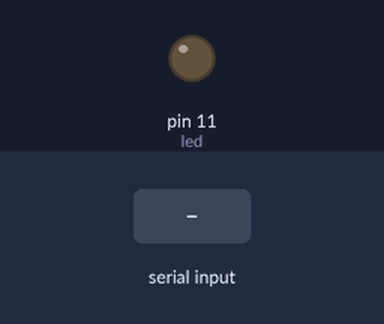
A sketch run on a simulated Arduino Uno, built with avr-gcc and run on an emulated ATmega328P. Shown: output pins drawn as LEDs (lit = HIGH). Inputs (shaded band) come from the test bench. What the sketch prints to the serial monitor is not drawn.

Above: at 1.2 s.
1.3 s: "90,45\n" received over Serial
At 1.6 s:
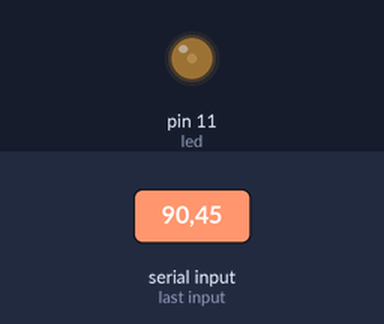
2.8 s: "30,150\n" received over Serial
At 4.0 s:
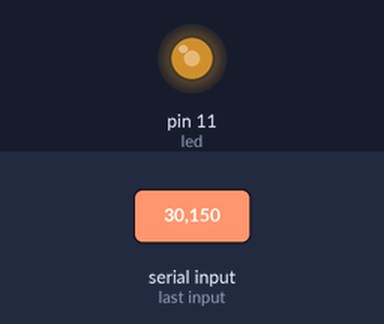
4.3 s: "90\n" received over Serial
At 5.0 s:
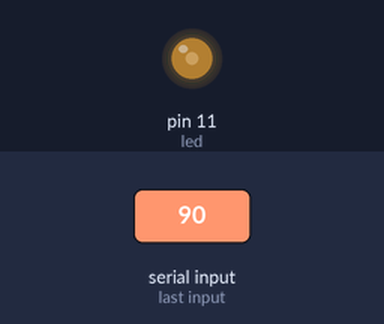
5.8 s: "200\n" received over Serial
At 6.2 s:
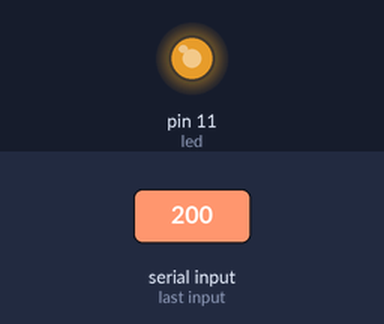
Timing chart, 0 to 8.3 s (numbered marks = the images above; inputs shaded):
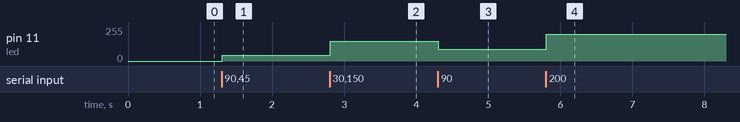

Measured:
- after the input at 1.3 s, pin 11 (led): 0/255 → 45/255 at once
- after the input at 2.8 s, pin 11 (led): 45/255 → 150/255 at once
- after the input at 4.3 s, pin 11 (led): 150/255 → 90/255 at once
- after the input at 5.8 s, pin 11 (led): 90/255 → 200/255 at once

The sketch:

SERIAL_LED_DIMMER.ino
```cpp
#define led 11
int value = 0;

void setup() {
  Serial.begin(9600);
  pinMode(led, OUTPUT);
}

void loop() {
  while(Serial.available() > 0){
    value = Serial.parseInt();

    if (Serial.read() == '\n') {

    if (value > 255 || value < 0){
      Serial.write("The value must be in the range: (0 - 255)\n");
    }
    else{
      Serial.write("value do led setado: ");
      Serial.print(value, DEC);
      analogWrite(led, value);
    }
    }
  }
}
```
